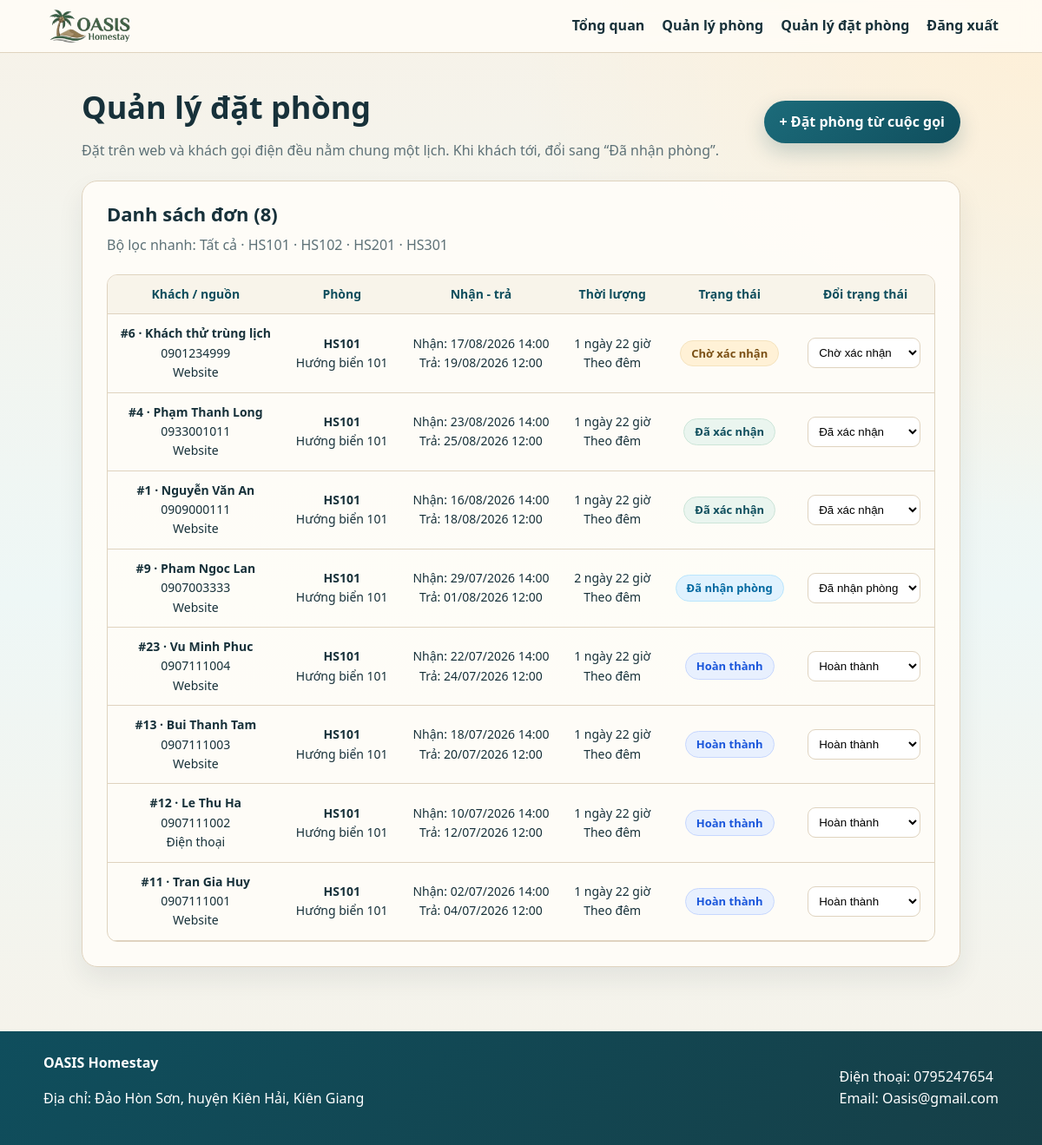
The page /admin/bookings.php?id_phong=1 (signed in) on the database its author committed.
### tables this page shows
CREATE TABLE phong (
    id_phong INT AUTO_INCREMENT PRIMARY KEY,
    id_loai_phong INT NOT NULL,
    ma_so_phong VARCHAR(20) NOT NULL UNIQUE,
    ten_phong VARCHAR(100) NOT NULL,
    tang INT NOT NULL DEFAULT 1,
    vi_tri VARCHAR(150) DEFAULT NULL,
    huong_view VARCHAR(150) DEFAULT NULL,
    dien_tich DECIMAL(8,2) DEFAULT NULL,
    so_giuong INT NOT NULL DEFAULT 1,
    loai_giuong ENUM('don', 'doi') NOT NULL DEFAULT 'doi',
    co_tu_lanh TINYINT(1) NOT NULL DEFAULT 1,
    co_nha_bep TINYINT(1) NOT NULL DEFAULT 0,
    co_tivi_may_chieu TINYINT(1) NOT NULL DEFAULT 1,
    co_bon_tam TINYINT(1) NOT NULL DEFAULT 0,
    co_ban_cong TINYINT(1) NOT NULL DEFAULT 0,
    co_sofa TINYINT(1) NOT NULL DEFAULT 0,
    co_cua_so TINYINT(1) NOT NULL DEFAULT 1,
    hinh_dai_dien VARCHAR(255) NOT NULL,  
    hinh_noi_that_1 VARCHAR(255) DEFAULT NULL,  
    hinh_noi_that_2 VARCHAR(255) DEFAULT NULL,  
    hinh_noi_that_3 VARCHAR(255) DEFAULT NULL,  
    gia_theo_gio DECIMAL(12,2) DEFAULT NULL,
    gia_theo_ngay DECIMAL(12,2) DEFAULT NULL,
    trang_thai ENUM('dang_hoat_dong', 'tu_sua', 'tam_dung') DEFAULT 'dang_hoat_dong',
    ngay_tao TIMESTAMP DEFAULT CURRENT_TIMESTAMP,
    FOREIGN KEY (id_loai_phong) REFERENCES loai_phong(id_loai_phong),
    INDEX idx_phong_trang_thai (trang_thai)
);

CREATE TABLE dat_phong (
    id_dat_phong INT AUTO_INCREMENT PRIMARY KEY,
    id_phong INT NOT NULL,
    ho_ten VARCHAR(100) NOT NULL,
    so_dien_thoai VARCHAR(20) NOT NULL,
    email VARCHAR(100),
    dia_chi VARCHAR(255),
    ngay_nhan_phong DATETIME NOT NULL,
    ngay_tra_phong DATETIME NOT NULL,
    kieu_dat ENUM('gio', 'ngay') DEFAULT 'ngay',
    so_luong INT NOT NULL DEFAULT 1,
    tong_tien DECIMAL(12,2) NOT NULL DEFAULT 0,
    nguon_dat ENUM('web', 'dien_thoai') DEFAULT 'web',
    trang_thai ENUM('cho_xac_nhan', 'da_xac_nhan', 'da_nhan_phong', 'hoan_thanh', 'da_huy') DEFAULT 'cho_xac_nhan',
    ghi_chu VARCHAR(500),
    ngay_tao TIMESTAMP DEFAULT CURRENT_TIMESTAMP,
    FOREIGN KEY (id_phong) REFERENCES phong(id_phong),
    INDEX idx_lich_phong (id_phong, ngay_nhan_phong, ngay_tra_phong),
    INDEX idx_trang_thai_dat (trang_thai)
);

### includes/functions.php (called while the page is built, shortened)
<?php
function h($giaTri)
{
    return htmlspecialchars((string) $giaTri, ENT_QUOTES, 'UTF-8');
}
function ten_trang_thai_dat($trangThai)
{
    return array(
        'cho_xac_nhan' => 'Chờ xác nhận',
        'da_xac_nhan' => 'Đã xác nhận',
        'da_nhan_phong' => 'Đã nhận phòng',
        'hoan_thanh' => 'Hoàn thành',
        'da_huy' => 'Đã hủy',
    )[$trangThai] ?? 'Chưa rõ';
}
function format_duration_minutes($minutes)
{
    $minutes = max(0, (int) $minutes); return floor($minutes / 1440) . ' ngày ' . floor(($minutes % 1440) / 60) . ' giờ';
}

### admin/bookings.php (the view, shortened to what this page needs)
<?php
include '../includes/db.php';
include '../includes/functions.php';
$selectedRoom = (int) ($_GET['id_phong'] ?? 0);
$rooms = array();
$bookings = array();
if ($conn) {
    $result = $conn->query("SELECT p.id_phong, p.ma_so_phong, p.ten_phong, p.trang_thai,
        lp.ten_loai_phong, lp.gia_theo_gio, lp.gia_theo_ngay
        FROM phong p INNER JOIN loai_phong lp ON lp.id_loai_phong = p.id_loai_phong
        WHERE p.trang_thai = 'dang_hoat_dong' ORDER BY p.ma_so_phong");
    if ($result) while ($row = $result->fetch_assoc()) $rooms[] = $row;
}
if ($conn) {
    $sql = "SELECT dp.*, p.ten_phong, p.ma_so_phong, lp.ten_loai_phong
            FROM dat_phong dp INNER JOIN phong p ON p.id_phong = dp.id_phong
            INNER JOIN loai_phong lp ON lp.id_loai_phong = p.id_loai_phong";
    if ($selectedRoom > 0) $sql .= ' WHERE dp.id_phong = ' . $selectedRoom;
    $sql .= " ORDER BY CASE dp.trang_thai WHEN 'cho_xac_nhan' THEN 0 WHEN 'da_xac_nhan' THEN 1
              WHEN 'da_nhan_phong' THEN 2 WHEN 'hoan_thanh' THEN 3 ELSE 4 END, dp.ngay_nhan_phong DESC";
    $result = $conn->query($sql);
    if ($result) while ($row = $result->fetch_assoc()) $bookings[] = $row;
}
include '../includes/header.php';
?>
<main class="admin-main"><div class="admin-container">
    <section class="page-title"><div><h1>Quản lý đặt phòng</h1><p>Đặt trên web và khách gọi điện đều nằm chung một lịch. Khi khách tới, đổi sang “Đã nhận phòng”.</p></div><a class="button" href="bookings.php?action=add">+ Đặt phòng từ cuộc gọi</a></section>
    <section class="room-admin-list-card room-admin-list-section booking-list-section"><div class="room-admin-list-intro"><h2>Danh sách đơn (<?php echo count($bookings); ?>)</h2><p>Bộ lọc nhanh: <a href="bookings.php">Tất cả</a><?php foreach ($rooms as $room) { ?> · <a href="bookings.php?id_phong=<?php echo (int) $room['id_phong']; ?>"><?php echo h($room['ma_so_phong']); ?></a><?php } ?></p></div>
        <div class="booking-table-wrap"><table class="booking-table"><thead><tr><th>Khách / nguồn</th><th>Phòng</th><th>Nhận - trả</th><th>Thời lượng</th><th>Trạng thái</th><th>Đổi trạng thái</th></tr></thead><tbody>
        <?php foreach ($bookings as $item) { $minutes = max(0, (int) ceil((strtotime($item['ngay_tra_phong']) - strtotime($item['ngay_nhan_phong'])) / 60)); $statusClass = match ($item['trang_thai']) { 'cho_xac_nhan' => 'booking-badge--pending', 'da_xac_nhan' => 'booking-badge--confirmed', 'da_nhan_phong' => 'booking-badge--occupied', 'hoan_thanh' => 'booking-badge--done', 'da_huy' => 'booking-badge--cancelled', default => 'booking-badge--pending' }; ?>
            <tr><td><strong>#<?php echo (int) $item['id_dat_phong']; ?> · <?php echo h($item['ho_ten']); ?></strong><br><?php echo h($item['so_dien_thoai']); ?><br><span class="booking-email"><?php echo $item['nguon_dat'] === 'dien_thoai' ? 'Điện thoại' : 'Website'; ?></span></td><td><strong><?php echo h($item['ma_so_phong']); ?></strong><br><?php echo h($item['ten_phong']); ?></td><td class="booking-date-cell"><span class="booking-sublabel">Nhận:</span> <?php echo date('d/m/Y H:i', strtotime($item['ngay_nhan_phong'])); ?><br><span class="booking-sublabel">Trả:</span> <?php echo date('d/m/Y H:i', strtotime($item['ngay_tra_phong'])); ?></td><td><?php echo h(format_duration_minutes($minutes)); ?><br><span class="booking-email"><?php echo h($item['kieu_dat'] === 'gio' ? 'Theo giờ' : 'Theo đêm'); ?></span></td><td><span class="booking-badge <?php echo $statusClass; ?>"><?php echo h(ten_trang_thai_dat($item['trang_thai'])); ?></span></td><td><form method="post" class="status-form"><input type="hidden" name="action" value="update_status"><input type="hidden" name="id_dat_phong" value="<?php echo (int) $item['id_dat_phong']; ?>"><select name="trang_thai" onchange="this.form.submit()"><option value="cho_xac_nhan" <?php echo $item['trang_thai'] === 'cho_xac_nhan' ? 'selected' : ''; ?>>Chờ xác nhận</option><option value="da_xac_nhan" <?php echo $item['trang_thai'] === 'da_xac_nhan' ? 'selected' : ''; ?>>Đã xác nhận</option><option value="da_nhan_phong" <?php echo $item['trang_thai'] === 'da_nhan_phong' ? 'selected' : ''; ?>>Đã nhận phòng</option><option value="hoan_thanh" <?php echo $item['trang_thai'] === 'hoan_thanh' ? 'selected' : ''; ?>>Hoàn thành</option><option value="da_huy" <?php echo $item['trang_thai'] === 'da_huy' ? 'selected' : ''; ?>>Đã hủy</option></select></form></td></tr>
        <?php } ?>
        </tbody></table></div>
    </section>
</div></main>
<?php include '../includes/footer.php'; ?>

### includes/site.css (style rules this page uses)
* { box-sizing: border-box; }
:root { --ink: #17313a; --muted: #5d7177; --sea: #1c6b7a; --sea-deep: #0f4e5d; --sand: #f4eadb; --paper: #fffdf8; --line: #dfd3bf; --glow: rgba(18, 54, 61, 0.14); }
body { margin: 0; font-family: "Segoe UI", "Helvetica Neue", Arial, sans-serif; color: var(--ink); background: radial-gradient(circle at top right, rgba(255, 239, 212, 0.85), transparent 34%), linear-gradient(180deg, #f7f2e8 0%, #eef7f6 52%, #f7f2e8 100%); line-height: 1.6; display: flex; flex-direction: column; min-height: 100vh; }
a { color: inherit; text-decoration: none; }
.admin-container { width: min(1120px, 92%); margin: 0 auto; }
.admin-main { padding: 34px 0; flex: 1; }
.page-title { margin-bottom: 22px; display: flex; justify-content: space-between; align-items: center; gap: 20px; }
.page-title>div { flex: 1; }
.page-title h1 { margin: 0 0 8px; font-size: clamp(28px, 4vw, 36px); font-weight: 700; }
.page-title p { margin: 0; color: var(--muted); }
.page-title .button { flex-shrink: 0; white-space: nowrap; }
.room-admin-list-card { background: rgba(255, 253, 248, 0.95); border: 1px solid var(--line); border-radius: 18px; padding: 20px 28px 28px 28px; box-shadow: 0 14px 30px rgba(24, 43, 48, 0.08); }
.room-admin-list-intro { margin-bottom: 20px; }
.room-admin-list-intro h2 { margin: 0 0 6px; font-size: 22px; }
.room-admin-list-intro p { margin: 0; color: var(--muted); }
th { text-align: center; }
.button, button { display: inline-block; border: 0; border-radius: 999px; background: linear-gradient(135deg, var(--sea), var(--sea-deep)); color: #ffffff; padding: 12px 18px; font-weight: 700; cursor: pointer; box-shadow: 0 10px 24px rgba(15, 78, 93, 0.22); }
main { width: min(1100px, 92%); margin: 0 auto; flex: 1; }
.booking-list-section { margin-top: 0; }
.booking-table-wrap { overflow-x: auto; border-radius: 12px; border: 1px solid var(--line); }
.booking-table { width: 100%; border-collapse: collapse; min-width: 760px; }
.booking-table th, .booking-table td { padding: 11px 13px; border-bottom: 1px solid var(--line); text-align: center; vertical-align: middle; font-size: 14px; }
.booking-table thead th { background: rgba(248, 243, 233, 0.9); font-weight: 700; font-size: 14px; color: var(--sea-deep); white-space: nowrap; text-align: center; border-bottom: 1px solid var(--line); }
.booking-badge { display: inline-flex; align-items: center; justify-content: center; padding: 4px 12px; border-radius: 999px; font-size: 13px; font-weight: 700; white-space: nowrap; }
.booking-badge--pending { background: #fff1d6; color: #7a5015; border: 1px solid #f5e3be; }
.booking-badge--confirmed { background: #eaf5ef; color: #0f4e5d; border: 1px solid #cce5d8; }
.booking-badge--occupied { background: #e0f2fe; color: #0369a1; border: 1px solid #bae6fd; }
.booking-badge--done { background: #e8f0fe; color: #1a56db; border: 1px solid #c7d7fe; }
.status-form { display: flex; gap: 7px; align-items: center; }
.status-form select { min-width: 130px; padding: 8px; border: 1px solid var(--line); border-radius: 9px; background: #fff; }

### rows shown on the page
phong: ma_so_phong "HS101"
phong: ma_so_phong "HS102"
phong: ma_so_phong "HS201"
phong: ma_so_phong "HS301"
dat_phong: id_dat_phong "6", ho_ten "Khách thử trùng lịch", so_dien_thoai "0901234999", nguon_dat "Website", id_phong.ma_so_phong "HS101", id_phong.ten_phong "Hướng biển 101", ngay_nhan_phong "17/08/2026 14:00", ngay_tra_phong "19/08/2026 12:00", format_duration_minutes($minutes) "1 ngày 22 giờ", kieu_dat "Theo đêm", trang_thai "Chờ xác nhận"
dat_phong: id_dat_phong "4", ho_ten "Phạm Thanh Long", so_dien_thoai "0933001011", nguon_dat "Website", id_phong.ma_so_phong "HS101", id_phong.ten_phong "Hướng biển 101", ngay_nhan_phong "23/08/2026 14:00", ngay_tra_phong "25/08/2026 12:00", format_duration_minutes($minutes) "1 ngày 22 giờ", kieu_dat "Theo đêm", trang_thai "Đã xác nhận"
dat_phong: id_dat_phong "1", ho_ten "Nguyễn Văn An", so_dien_thoai "0909000111", nguon_dat "Website", id_phong.ma_so_phong "HS101", id_phong.ten_phong "Hướng biển 101", ngay_nhan_phong "16/08/2026 14:00", ngay_tra_phong "18/08/2026 12:00", format_duration_minutes($minutes) "1 ngày 22 giờ", kieu_dat "Theo đêm", trang_thai "Đã xác nhận"
dat_phong: id_dat_phong "9", ho_ten "Pham Ngoc Lan", so_dien_thoai "0907003333", nguon_dat "Website", id_phong.ma_so_phong "HS101", id_phong.ten_phong "Hướng biển 101", ngay_nhan_phong "29/07/2026 14:00", ngay_tra_phong "01/08/2026 12:00", format_duration_minutes($minutes) "2 ngày 22 giờ", kieu_dat "Theo đêm", trang_thai "Đã nhận phòng"
dat_phong: id_dat_phong "23", ho_ten "Vu Minh Phuc", so_dien_thoai "0907111004", nguon_dat "Website", id_phong.ma_so_phong "HS101", id_phong.ten_phong "Hướng biển 101", ngay_nhan_phong "22/07/2026 14:00", ngay_tra_phong "24/07/2026 12:00", format_duration_minutes($minutes) "1 ngày 22 giờ", kieu_dat "Theo đêm", trang_thai "Hoàn thành"
dat_phong: id_dat_phong "13", ho_ten "Bui Thanh Tam", so_dien_thoai "0907111003", nguon_dat "Website", id_phong.ma_so_phong "HS101", id_phong.ten_phong "Hướng biển 101", ngay_nhan_phong "18/07/2026 14:00", ngay_tra_phong "20/07/2026 12:00", format_duration_minutes($minutes) "1 ngày 22 giờ", kieu_dat "Theo đêm", trang_thai "Hoàn thành"
dat_phong: id_dat_phong "12", ho_ten "Le Thu Ha", so_dien_thoai "0907111002", nguon_dat "Điện thoại", id_phong.ma_so_phong "HS101", id_phong.ten_phong "Hướng biển 101", ngay_nhan_phong "10/07/2026 14:00", ngay_tra_phong "12/07/2026 12:00", format_duration_minutes($minutes) "1 ngày 22 giờ", kieu_dat "Theo đêm", trang_thai "Hoàn thành"
dat_phong: id_dat_phong "11", ho_ten "Tran Gia Huy", so_dien_thoai "0907111001", nguon_dat "Website", id_phong.ma_so_phong "HS101", id_phong.ten_phong "Hướng biển 101", ngay_nhan_phong "02/07/2026 14:00", ngay_tra_phong "04/07/2026 12:00", format_duration_minutes($minutes) "1 ngày 22 giờ", kieu_dat "Theo đêm", trang_thai "Hoàn thành"

### other values the page prints
$item['label'] "Tổng quan"
$item['label'] "Quản lý phòng"
$item['label'] "Quản lý đặt phòng"
$item['label'] "Đăng xuất"
count($bookings) "8"
